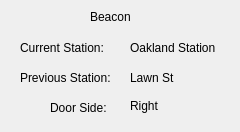
<?xml version="1.0" encoding="UTF-8"?>
<ui version="4.0">
 <class>Beacon</class>
 <widget class="QDialog" name="Beacon">
  <property name="geometry">
   <rect>
    <x>0</x>
    <y>0</y>
    <width>240</width>
    <height>132</height>
   </rect>
  </property>
  <property name="windowTitle">
   <string>Dialog</string>
  </property>
  <widget class="QLabel" name="label">
   <property name="geometry">
    <rect>
     <x>20</x>
     <y>40</y>
     <width>91</width>
     <height>16</height>
    </rect>
   </property>
   <property name="text">
    <string>Current Station:</string>
   </property>
  </widget>
  <widget class="QLabel" name="label_2">
   <property name="geometry">
    <rect>
     <x>20</x>
     <y>70</y>
     <width>111</width>
     <height>16</height>
    </rect>
   </property>
   <property name="text">
    <string>Previous Station:</string>
   </property>
  </widget>
  <widget class="QLabel" name="label_3">
   <property name="geometry">
    <rect>
     <x>50</x>
     <y>100</y>
     <width>81</width>
     <height>16</height>
    </rect>
   </property>
   <property name="text">
    <string>Door Side:</string>
   </property>
  </widget>
  <widget class="QLabel" name="stationSide">
   <property name="geometry">
    <rect>
     <x>130</x>
     <y>90</y>
     <width>51</width>
     <height>31</height>
    </rect>
   </property>
   <property name="text">
    <string>Right</string>
   </property>
  </widget>
  <widget class="QLabel" name="stationName">
   <property name="geometry">
    <rect>
     <x>130</x>
     <y>40</y>
     <width>101</width>
     <height>16</height>
    </rect>
   </property>
   <property name="text">
    <string>Oakland Station</string>
   </property>
  </widget>
  <widget class="QLabel" name="label_6">
   <property name="geometry">
    <rect>
     <x>130</x>
     <y>70</y>
     <width>71</width>
     <height>16</height>
    </rect>
   </property>
   <property name="text">
    <string>Lawn St</string>
   </property>
  </widget>
  <widget class="QLabel" name="label_7">
   <property name="geometry">
    <rect>
     <x>90</x>
     <y>10</y>
     <width>47</width>
     <height>14</height>
    </rect>
   </property>
   <property name="text">
    <string>Beacon</string>
   </property>
  </widget>
 </widget>
 <resources/>
 <connections/>
</ui>
